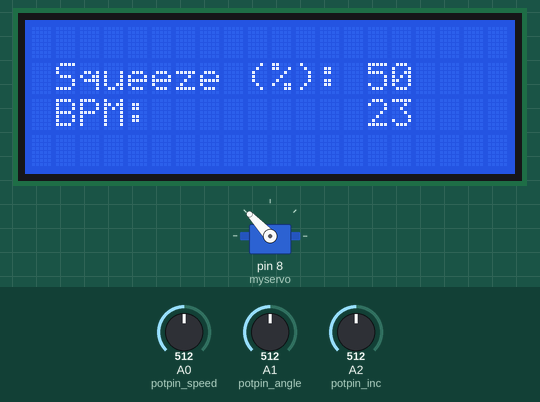
Recording of a sketch running on a simulated Arduino Uno, built with avr-gcc and run on an emulated ATmega328P. On the bench: servo, 20×4 character LCD. The test bench sets the inputs (shaded band); at power-on: A1 (potpin_angle) = 512, A0 (potpin_speed) = 512, A2 (potpin_inc) = 512. What the sketch prints to the serial monitor is not drawn.

Above: at 1.2 s.
1.3 s: A1 (potpin_angle) set to 306
At 5.3 s:
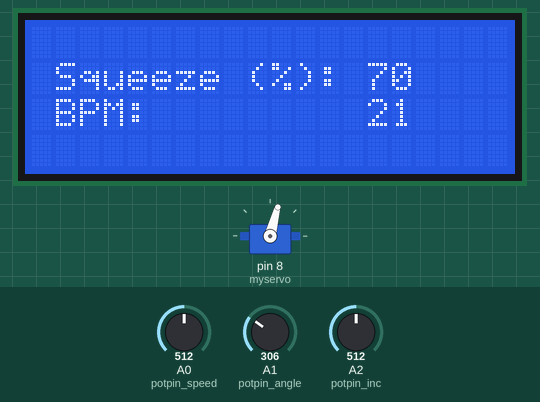
5.7 s: A1 (potpin_angle) set to 40
At 11.5 s:
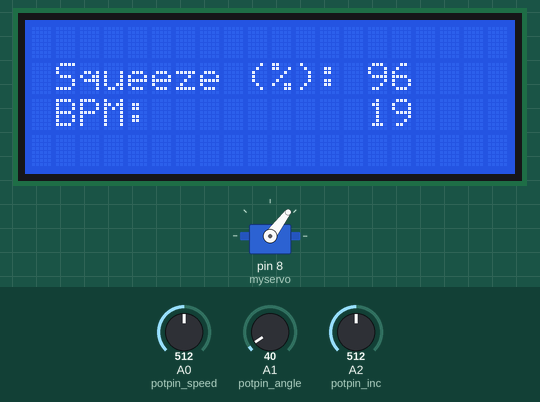
12.1 s: A0 (potpin_speed) set to 60
At 16.3 s:
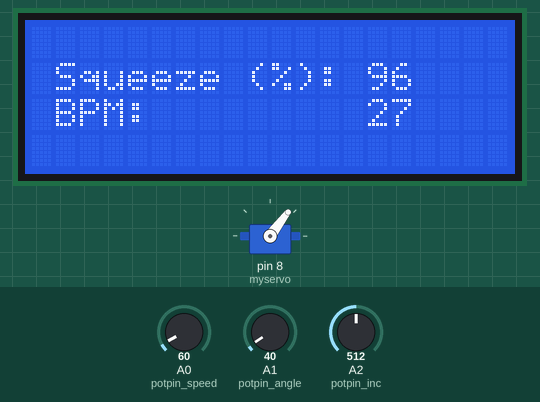
16.4 s: A0 (potpin_speed) set to 49
At 17.5 s:
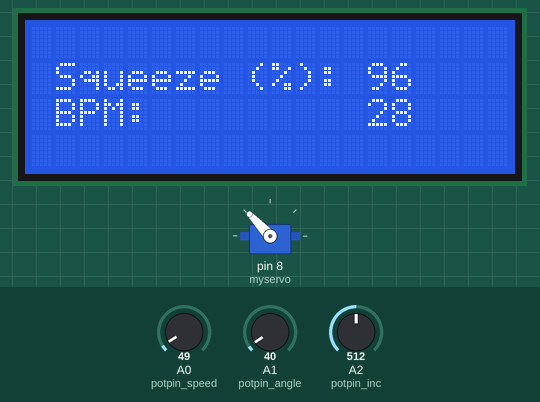
19.9 s: A0 (potpin_speed) set to 261
At 22.9 s:
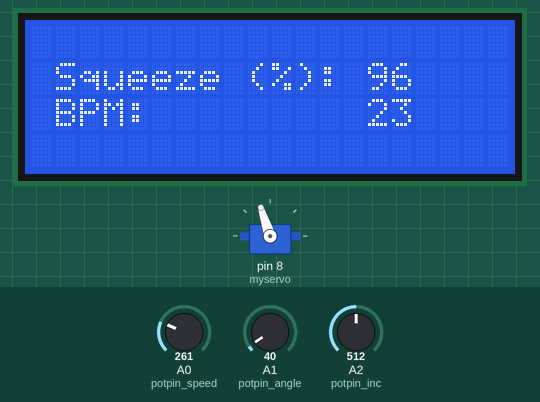
23.4 s: A0 (potpin_speed) set to 287
At 25.8 s:
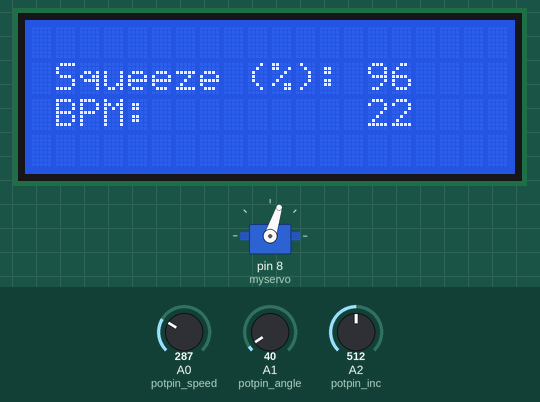
Timing chart, 0 to 27.9 s (numbered marks = the images above; inputs shaded):
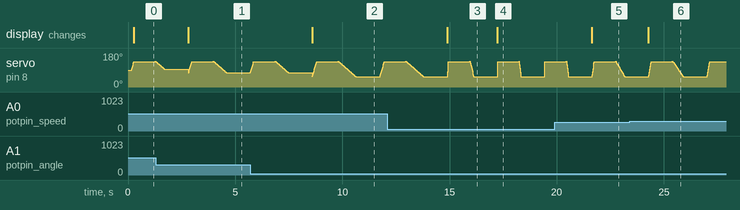

Measured:
- the behaviour switches between 54 and 53 on A0 (potpin_speed) (found by bisection; images 3 and 4)
- the behaviour switches between 269 and 270 on A0 (potpin_speed) (found by bisection; images 5 and 6)
- after the input at 1.3 s, the display: changes after 1.5 s (image 1)
- after the input at 5.7 s, the display: changes after 2.9 s (image 2)
- after the input at 12.1 s, the display: changes after 2.8 s (image 3)
- after the input at 16.4 s, the display: changes after 0.82 s (image 4)
- after the input at 19.9 s, the display: changes after 1.7 s (image 5)
- after the input at 23.4 s, the display: changes after 0.87 s (image 6)

The sketch:

ambubag_servo.ino
```cpp
#include <Servo.h>
int bpm ;
int potpin_speed = 0;
int potpin_angle = 1;
int potpin_inc = 2;
int min_angle = 50;
int val_speed;
int val_angle;
int val_inc;
int angle_pcnt;
 int steps;
 int loop_time;
Servo myservo;

#include <LiquidCrystal_I2C.h>
#include <Servo.h>

LiquidCrystal_I2C lcd(0x27,20,4);

int pos =10;
void setup() {
  Serial.begin(9600);
  myservo.attach(8);
  lcd.init();
  lcd.backlight();
}


void loop() {

   val_speed = analogRead(potpin_speed);
  val_speed = map(val_speed, 0, 1023, 1, 20);
     val_angle = analogRead(potpin_angle);
  val_angle = map(val_angle , 0, 1023,min_angle, 136);
  angle_pcnt = val_angle;
  angle_pcnt = map(angle_pcnt, 136, min_angle, 0, 100) ;
  steps = val_angle;
  steps = map(steps, 136, min_angle, 0, (136-min_angle));
   val_inc = analogRead(potpin_inc);
  val_inc = map(val_inc , 0, 1023, 1, 5);


   loop_time = (val_speed*steps);
   int loop_time_ex = (val_speed*(round(steps/4)));
   if(angle_pcnt>5){
   bpm = (60000/((loop_time+loop_time_ex)+2000));
   }
   if(angle_pcnt<5){
   bpm = 0;
   }
 Serial.print(" loop(s): ");
 Serial.print(loop_time);
 Serial.print(" steps : ");
 Serial.print(steps);
 Serial.print(" bpm : ");
 Serial.print(bpm);
    Serial.print(" Speed: ");
  Serial.print(val_speed);
  Serial.print( " Angle: " );
  Serial.print(val_angle);
    Serial.print( " Percent: " );
  Serial.print(angle_pcnt);
  Serial.print( " Step: " );
  Serial.println(val_inc);
  lcdfnc(val_angle,angle_pcnt, val_speed, bpm);

  for (pos =val_angle;pos <= 136; pos += 4) {
    myservo.write(pos);
    delay(val_speed);
  }
  delay(1000);
  for (pos = 136; pos >=val_angle;pos -= 1) {
    myservo.write(pos);
    delay(val_speed);
  }
delay(1000);
}


void lcdfnc(int angleS,int pcntS, int speedS, int bpmS){
 lcd.init();
 lcd.backlight();
  lcd.setCursor(1,1);
 lcd.print("Squeeze (%): ");
  lcd.setCursor(1,2);
 lcd.print("BPM:  ");
  lcd.setCursor(14,1);
 lcd.print(pcntS);
 lcd.setCursor(14,2);
   lcd.print(bpmS);


};
```
